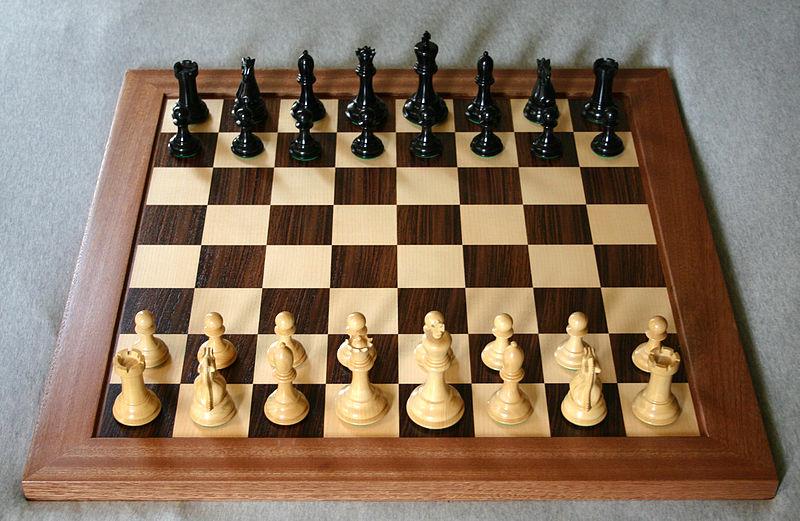
#> input picture Computer_Vision/board_detection/test/800px-Chess_board_opening_staunton.jpg, 800 x 521 px
$ python -i laps.py   (imports and definitions only)   (older library calls are emulated)
#> lines starting #> are read from the running program, lines starting #| are printed output that depends on the picture; after the words box and inside, x2 and y2 are one past the last pixel; in counts of white or black regions, pixels touching at a corner belong together
#> further down, picture is the input picture: shape (521, 800, 3); mean B, G, R 98.1, 117.7, 137.6
import utils, debug, deps
import collections
import cv2, numpy as np
import scipy, scipy.cluster
from config import *

from keras.models import model_from_json

__laps_model = 'data/models/laps.model.json'
__laps_weights = 'data/models/laps.weights.h5'
# [2 lines not run here, left out]


# from keras.utils import plot_model, print_summary
# plot_model(NC_LAPS_MODEL, show_shapes=True, to_file='model.png')
# print_summary(NC_LAPS_MODEL)

################################################################################

# [18 lines left out: functions laps_intersections, laps_cluster, not called in this run]


def laps_detector(img):
    """determine if that shape is positive"""
    global NC_LAYER

    hashid = str(hash(img.tostring()))
#> hashid = '4304552100387792589'

    img = cv2.cvtColor(img, cv2.COLOR_BGR2GRAY)
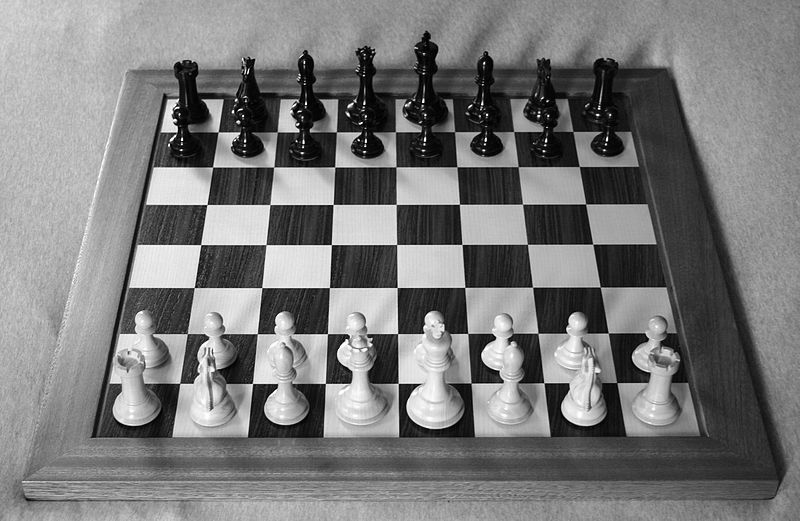
#> img: shape (521, 800); min 0, max 255, mean 121.4
    img = cv2.threshold(img, 0, 255, cv2.THRESH_OTSU)[1]
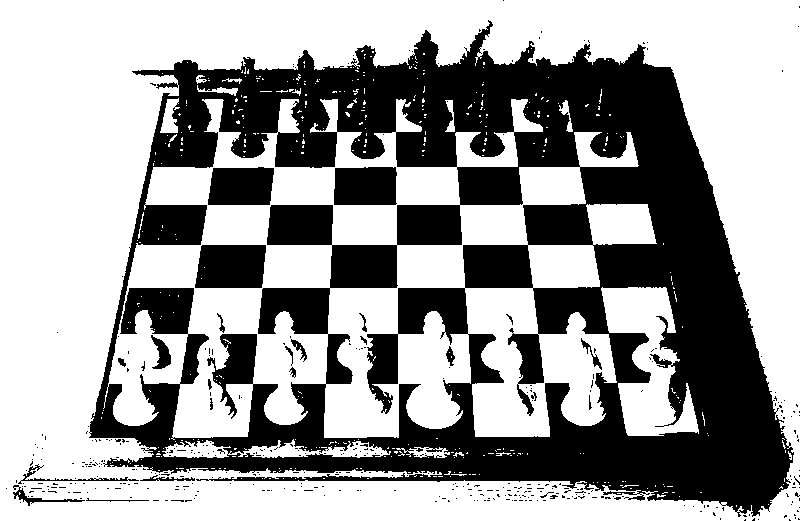
#> img: shape (521, 800); 61.3% white; 411 black regions (387 under 20 px), largest, box (x1, y1, x2, y2) and area: (89, 20, 794, 517) 150821, (195, 245, 266, 288) 2834, (334, 167, 397, 205) 2307
    img = cv2.Canny(img, 0, 255)
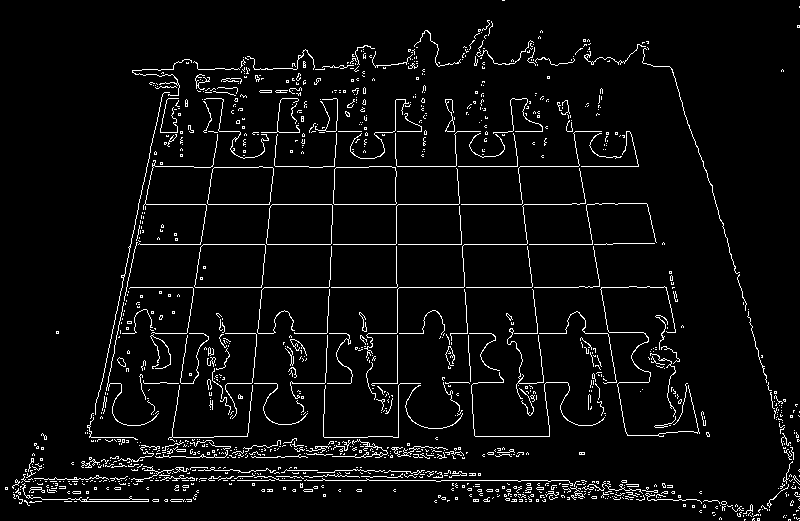
#> img: shape (521, 800); 4.7% white in thin lines or dots
    img = cv2.resize(img, (21, 21), interpolation=cv2.INTER_CUBIC)
#> img: shape (21, 21)

    imgd = img

    X = [np.where(img > int(255 / 2), 1, 0).ravel()]
    X = X[0].reshape([-1, 21, 21, 1])

    img = cv2.dilate(img, None)
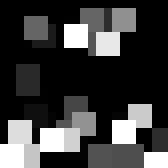
#> img: shape (21, 21) (shown 8 times larger); min 0, max 255, mean 60.8
    mask = cv2.copyMakeBorder(img, top=1, bottom=1, left=1, right=1,
                              borderType=cv2.BORDER_CONSTANT, value=[255, 255, 255])
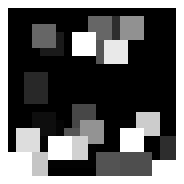
#> mask: shape (23, 23) (shown 8 times larger); min 0, max 255, mean 93.1
    mask = cv2.bitwise_not(mask);
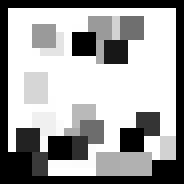
#> mask: shape (23, 23) (shown 8 times larger); min 0, max 255, mean 161.9
    i = 0


    # print(cv2.findContours(mask, cv2.RETR_EXTERNAL,
    #                        cv2.CHAIN_APPROX_NONE)[0])
    # print("-------------------")
    # print(cv2.findContours(mask, cv2.RETR_EXTERNAL,
    #                        cv2.CHAIN_APPROX_NONE)[1])


    # _1, contours, _2 = cv2.findContours(mask, cv2.RETR_EXTERNAL,
    #                                     cv2.CHAIN_APPROX_NONE)

    contours, _2 = cv2.findContours(mask, cv2.RETR_EXTERNAL,
                                        cv2.CHAIN_APPROX_NONE)
#> contours = 1 contour; box (x1, y1, x2, y2) and area: (1, 1, 22, 22) 386

    _c = np.zeros((23, 23, 3), np.uint8)

    # geometric detector
    for cnt in contours:
        (x, y), radius = cv2.minEnclosingCircle(cnt);
        x, y = int(x), int(y)
        approx = cv2.approxPolyDP(cnt, 0.1 * cv2.arcLength(cnt, True), True)
        if len(approx) == 4 and radius < 14:
            cv2.drawContours(_c, [cnt], 0, (0, 255, 0), 1)
            i += 1
        else:
            cv2.drawContours(_c, [cnt], 0, (0, 0, 255), 1)
#> this loop made 1 pass
#> (x, y, radius, approx, i) on pass 1: (11, 10, 13.45, [[1, 1], [4, 21], [21, 19], [21, 1]], 1)
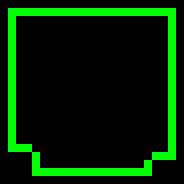
#> _c: shape (23, 23, 3) (shown 8 times larger); mean of channels 0, 1, 2 0, 37.6, 0; drawn as B, G, R
#> after the loop, i = 1

    if i == 4: return (True, 1)

#> (the run stopped early here; a loop or call above may not have finished)

$ run again, on Computer_Vision/board_detection/test/res2.jpg
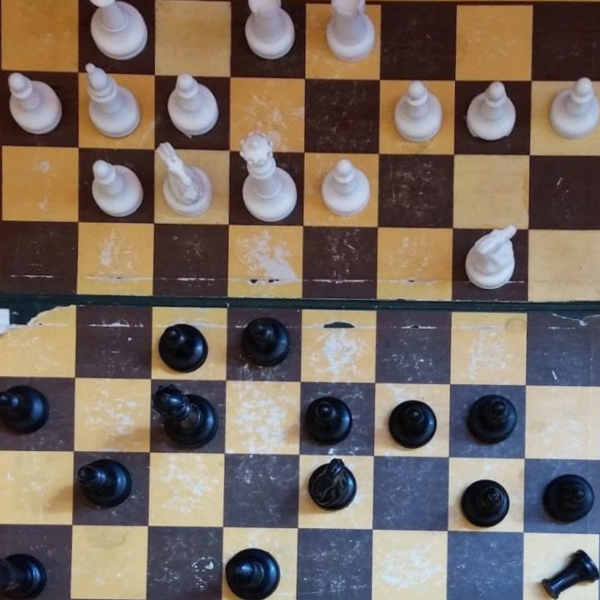
#> input picture Computer_Vision/board_detection/test/res2.jpg, 1200 x 1200 px (shown at 1/2 size)
#> picture is the input picture: shape (1200, 1200, 3); mean B, G, R 97.9, 106.3, 118.9
#> hashid = '-7615270919135631736'
#> in laps_detector, `img = cv2.threshold(img, 0, 255, cv2.THRESH_OTSU)[1]`:
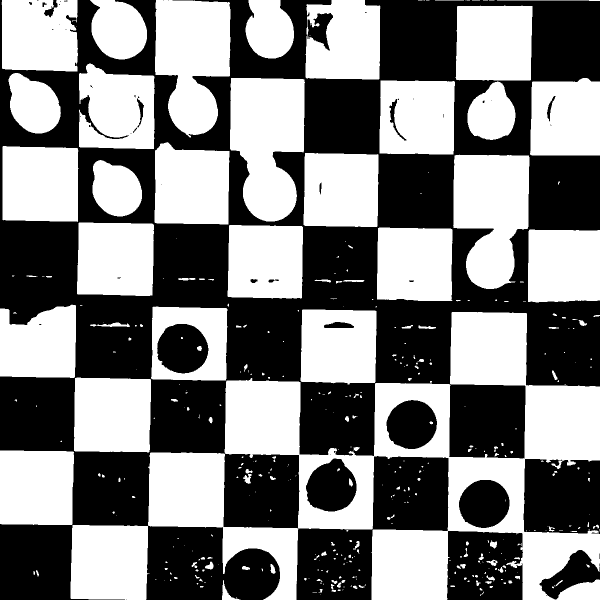
#> img: shape (1200, 1200) (shown at 1/2 size); 50.5% white; 53 black regions (32 under 20 px), largest, box (x1, y1, x2, y2) and area: (0, 0, 1200, 1200) 631592, (1047, 918, 1200, 1068) 21383, (894, 1062, 1046, 1200) 18785
#> contours = 1 contour; box (x1, y1, x2, y2) and area: (1, 1, 22, 22) 400
#> the loop in laps_detector, `for cnt in contours:` made 1 pass
#> (x, y, radius, approx) on pass 1: (11, 11, 14.14, [[1, 1], [1, 21], [21, 21], [21, 1]])
#> after the loop in laps_detector, `for cnt in contours:`:
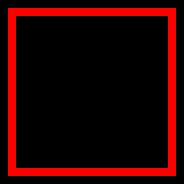
#> _c: shape (23, 23, 3) (shown 8 times larger); mean of channels 0, 1, 2 0, 0, 38.6; drawn as B, G, R
#> after the loop in laps_detector, `for cnt in contours:`: i = 0

$ run again, on Computer_Vision/board_detection/test/res3.jpg
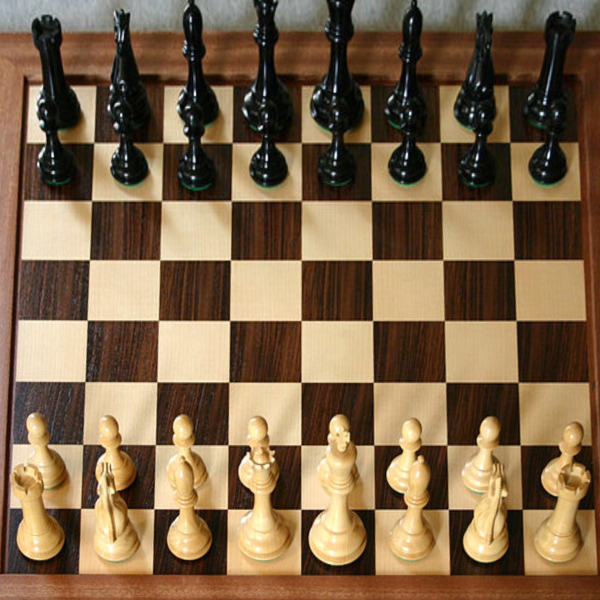
#> input picture Computer_Vision/board_detection/test/res3.jpg, 1200 x 1200 px (shown at 1/2 size)
#> picture is the input picture: shape (1200, 1200, 3); mean B, G, R 73.8, 101.9, 126.4
#> hashid = '-5251243364500571349'
#> in laps_detector, `img = cv2.threshold(img, 0, 255, cv2.THRESH_OTSU)[1]`:
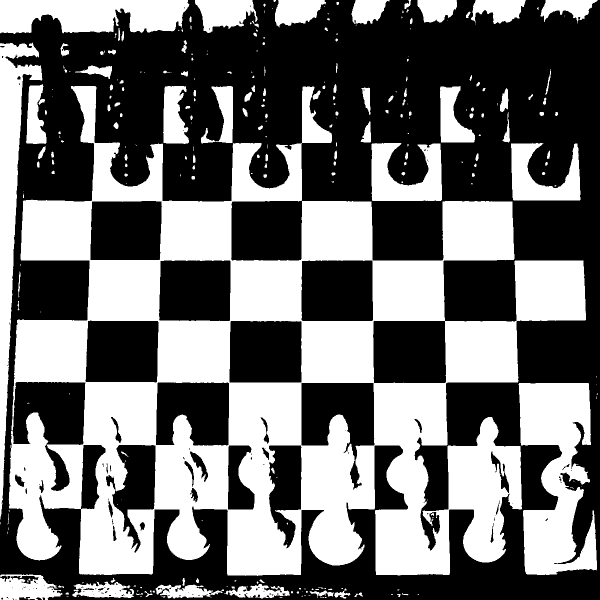
#> img: shape (1200, 1200) (shown at 1/2 size); 43.6% white; 292 white regions (151 under 20 px), largest, box (x1, y1, x2, y2) and area: (17, 172, 1172, 1152) 462541, (1037, 766, 1194, 1150) 38769, (0, 85, 85, 1039) 25116
#> contours = 1 contour; box (x1, y1, x2, y2) and area: (1, 1, 22, 22) 400
#> the loop in laps_detector, `for cnt in contours:` made 1 pass
#> (x, y, radius, approx) on pass 1: (11, 11, 14.14, [[1, 1], [1, 21], [21, 21], [21, 1]])
#> after the loop in laps_detector, `for cnt in contours:`:
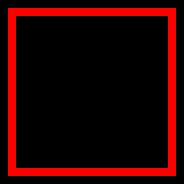
#> _c: shape (23, 23, 3) (shown 8 times larger); mean of channels 0, 1, 2 0, 0, 38.6; drawn as B, G, R
#> after the loop in laps_detector, `for cnt in contours:`: i = 0
